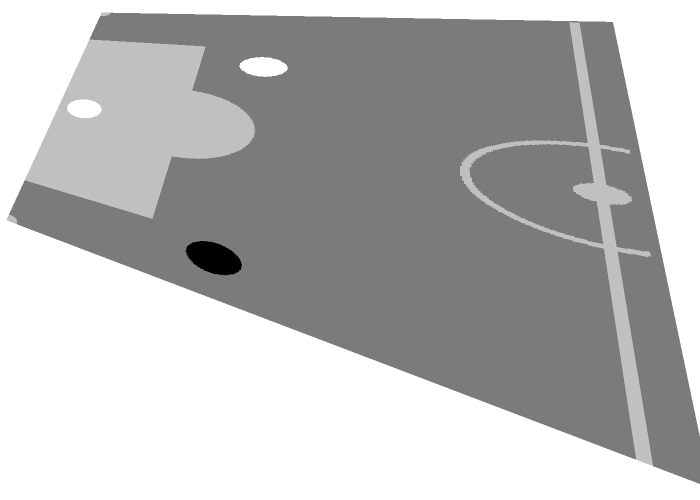
#> input picture APS2-kernels-spatial_operators/Figuras_APS2/Fig4_Campo_Persp_u8.bmp, 700 x 500 px
$ python ex_4_rectify_8DOF_projective_transf.py
#> lines starting #> are read from the running program, lines starting #| are printed output that depends on the picture; after the words box and inside, x2 and y2 are one past the last pixel; in counts of white or black regions, pixels touching at a corner belong together


import cv2
import matplotlib.pyplot as plt
import numpy as np

img_original = cv2.imread("Figuras_APS2/Fig4_Campo_Persp_u8.bmp", cv2.IMREAD_GRAYSCALE)
#> img_original is the input picture: shape (500, 700); min 0, max 255, mean 184.2

(h, w) = img_original.shape
#> h = 500; w = 700

img_original = img_original.astype("int32")
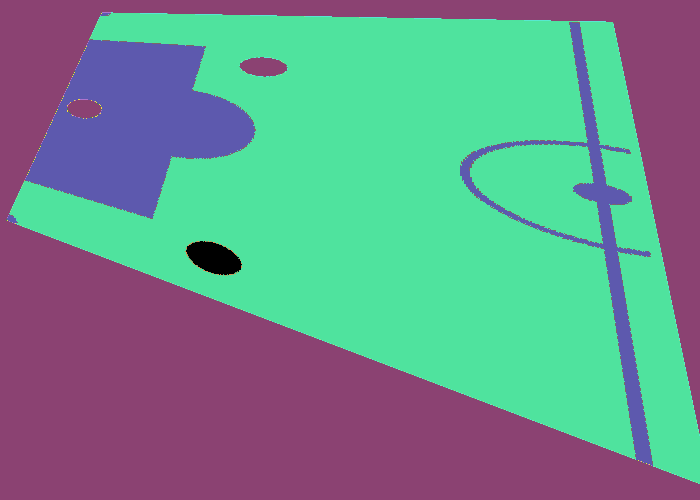
#> img_original: shape (500, 700) int32; 18 distinct labels, from 0 to 255; one colour per label, 0 black


# Get the positions-> x,y:present image (8 DOF transformed)   u,v: rectified image
x0 = 102
y0 = 12.5
u0 = 0
v0 = 0

x1 = 570
y1 = 22
u1 = 400
v1 = 0

x2 = 636
y2 = 458
u2 = 400
v2 = 500

x3 = 6
y3 = 220
u3 = 0
v3 = 500


# ---------- Projective transformation matrix: 8 DOF ---------------------

A = np.array([[x0, y0, 1, 0, 0, 0, -x0*u0, -y0*u0],
              [x1, y1, 1, 0, 0, 0, -x1*u1, -y1*u1],
              [x2, y2, 1, 0, 0, 0, -x2*u2, -y2*u2],
              [x3, y3, 1, 0, 0, 0, -x3*u3, -y3*u3],
              [0, 0, 0, x0, y0, 1, -x0*v0, -y0*v0],
              [0, 0, 0, x1, y1, 1, -x1*v1, -y1*v1],
              [0, 0, 0, x2, y2, 1, -x2*v2, -y2*v2],
              [0, 0, 0, x3, y3, 1, -x3*v3, -y3*v3]])

blob = np.array([[u0],
                 [u1],
                 [u2],
                 [u3],
                 [v0],
                 [v1],
                 [v2],
                 [v3]])

var = np.matmul(np.linalg.inv(A),blob)

H = np.array([[var[0][0], var[1][0], var[2][0]],
              [var[3][0], var[4][0], var[5][0]],
              [var[6][0], var[7][0],    1  ]], dtype="float32")


# ------------- Apply the transformation -------------------

# Uses the inverse of the transformation matrix to fill the final image
def fill_before(w, h, matrix, img): # Fill the pixel before
#> called with w = 700, h = 500, matrix = array of shape (3, 3)
    img_final = np.ones((h, w), dtype="int32")*255
    for u in range(w):
        for v in range(h):
            after = np.array([u, v, 1])
            # after = np.array([u, w])
            result = np.matmul(np.linalg.inv(matrix), after)
            x = int(result[0]/result[2])
            y = int(result[1]/result[2])
            #if x < w and y < h:
            if (x >= 0) and (x <= (w-1)) and (y >= 0) and (y <= (h-1)):
                img_final[v, u] = img[y, x]
            else:
                pass
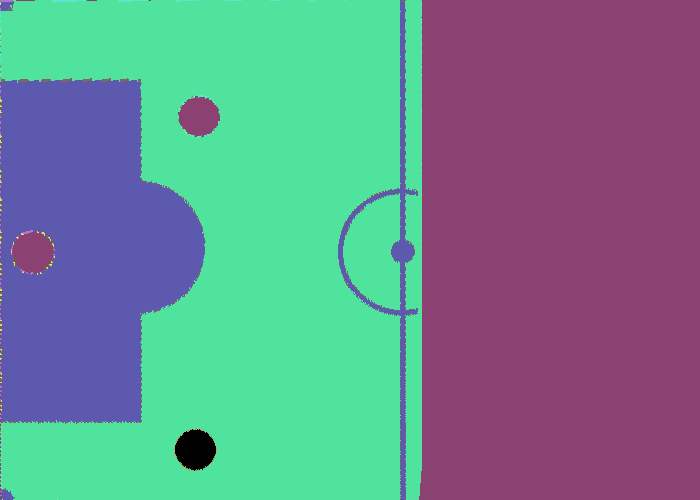
#> img_final: shape (500, 700) int32; 18 distinct labels, from 0 to 255; one colour per label, 0 black
    return img_final


gray = fill_before(w, h, H, img_original)

# Code to save the rectified image to work on it in other file
# cv2.imwrite("./img_transformed.jpg", img_transformed)


# --------------- Find the impediments -------------


def binarization(fig, threshold_inf, threshold_sup, after):
#> called with threshold_inf = 250, threshold_sup = 255, after = 255
    (h, w) = fig.shape
#> h = 500; w = 700

    fig_bin = np.zeros((h, w), dtype = "uint8")

    for i in range(h):
        for j in range(w):
            if ((fig[i, j] >= threshold_inf) and (fig[i, j] < threshold_sup+1)):  # if the pixel is in the interval defines
                fig_bin[i, j] = after # make the pixel a defined value
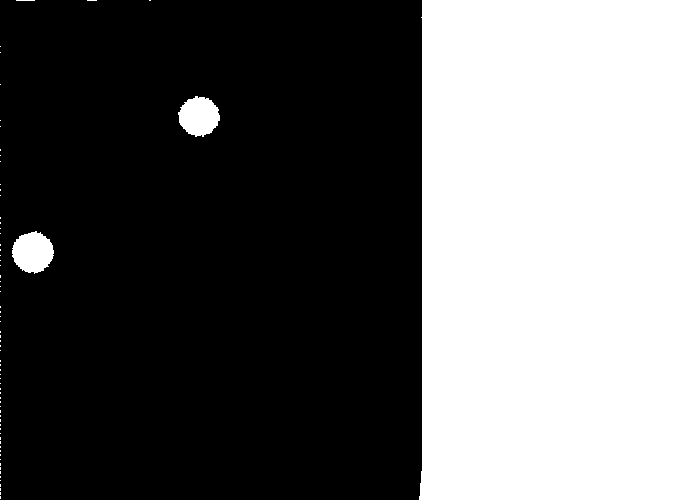
#> fig_bin: shape (500, 700); 40.5% white; 71 white regions (68 under 20 px), largest, box (x1, y1, x2, y2) and area: (419, 0, 700, 500) 139051, (12, 231, 54, 274) 1323, (178, 96, 220, 137) 1255

    return fig_bin


# Apply a threshold in the image to get it binarized
white_players = binarization(gray, 250, 255, 255)
black_players = binarization(gray, 0, 10, 255)
#> call 2 of binarization, with threshold_inf = 0, threshold_sup = 10, after = 255
#> after the loop in binarization (call 2), `for i in range(h):`:
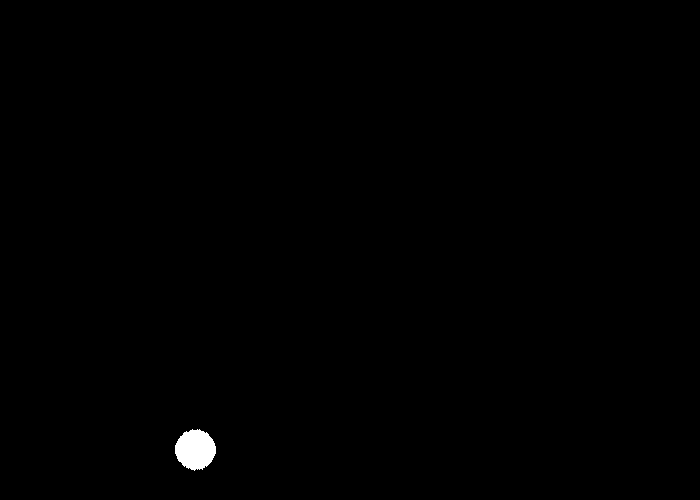
#> fig_bin: shape (500, 700); 0.36% white; 1 white region, box (x1, y1, x2, y2) and area: (175, 429, 216, 471) 1277
players = white_players + black_players # backgraund in back and the players in white
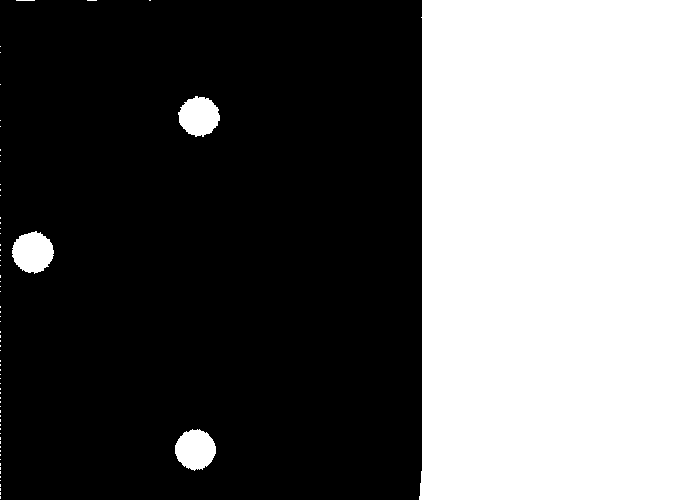
#> players: shape (500, 700); 40.9% white; 72 white regions (68 under 20 px), largest, box (x1, y1, x2, y2) and area: (419, 0, 700, 500) 139051, (12, 231, 54, 274) 1323, (175, 429, 216, 471) 1277, (178, 96, 220, 137) 1255


# Identify the x values of the left side of the players -> the edges of the left side -> list: values
values = []
for i in np.arange(1, h, 1): # sweeps in y
    for j in np.arange(1, w-350, 1): # sweeps in x
        if players[i, j-1] == 0 and players[i, j] == 255: #and j < min_white_x:
            values.append(j)

# print("values: ", values)


# Get the indexes of the list values where there is an singularity-> where the x values of one player change to the values of another one
section_indexes = []
diferences = []
k = 1
while k < len(values):
    diferences.append(values[k] - values[k-1])
    if abs(values[k] - values[k-1]) > 100:
        section_indexes.append(k-1)
    k+=1
#> after the loop, k = 143; section_indexes = [44, 90]


#plt.plot(diferences) # grath to identify where the x values of one player finishes and start the values of the other -> peaks on the graph

# Add an start and a finish indexes to the list (the original one has just the intermidiate values)
section_indexes.insert(0, 0)
section_indexes.append(len(values))
# print("section_indexes: ", section_indexes)


# Get the minimum values of the intervals defined on the section_indexes -> each interval represent the first half of the x values of the player
min_values = []
k = 0
while k < len(section_indexes)-1:
    min_values.append(min(values[section_indexes[k]+5 : section_indexes[k+1]-5]))
    k+=1
#> after the loop, k = 3; min_values = [178, 12, 175]

# print("min_values: ", min_values)

# Because the image sweep happens from top to bottom, the order of the values on the list min_values can tell which player is

print("The order is from top to bottom")
for h in range(len(min_values)):
    print(" Minimum x position of player ", h+1, " is ", min_values[h])

print("Há impedimento pois o terceiro jogador (de cima pra baixo) esta na frente do primeiro")


#plt.imshow(gray.astype("uint8"), cmap="gray")


fig = plt.figure()

# show original image
fig.add_subplot(121)
plt.title(' image 1')
plt.set_cmap('gray')
plt.imshow(gray)

fig.add_subplot(122)
plt.title('Players pixels diferences (sections)')
plt.plot(np.arange(0, len(diferences), 1), diferences)

plt.show()
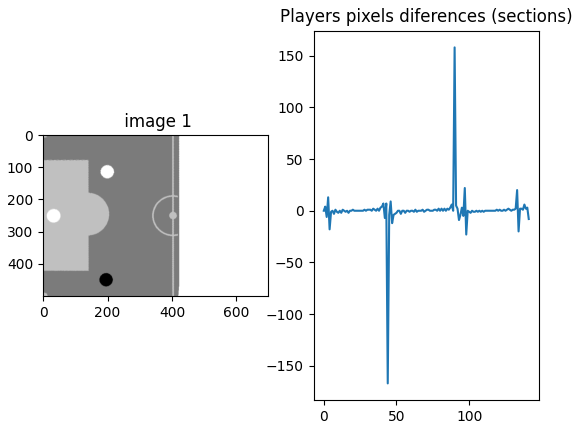
#> figure drawn by matplotlib, 2 panels; panel 2: curve peaks at x = 90, y = 158
